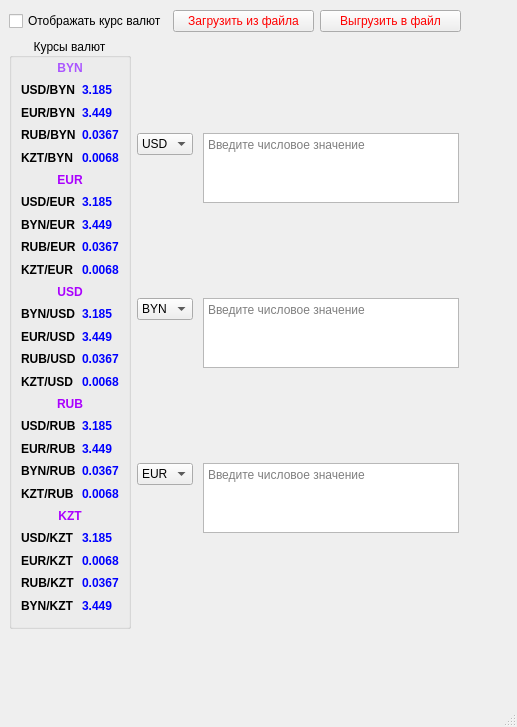
<?xml version="1.0" encoding="UTF-8"?>
<ui version="4.0">
 <class>MainWindow</class>
 <widget class="QMainWindow" name="MainWindow">
  <property name="geometry">
   <rect>
    <x>0</x>
    <y>0</y>
    <width>517</width>
    <height>727</height>
   </rect>
  </property>
  <property name="windowTitle">
   <string>MainWindow</string>
  </property>
  <property name="autoFillBackground">
   <bool>true</bool>
  </property>
  <property name="styleSheet">
   <string notr="true"/>
  </property>
  <widget class="QWidget" name="centralwidget">
   <widget class="QWidget" name="">
    <property name="geometry">
     <rect>
      <x>9</x>
      <y>10</y>
      <width>452</width>
      <height>619</height>
     </rect>
    </property>
    <layout class="QVBoxLayout" name="verticalLayout">
     <item>
      <layout class="QHBoxLayout" name="horizontalLayout">
       <item>
        <widget class="QCheckBox" name="Exchange_rate">
         <property name="text">
          <string>Отображать курс валют</string>
         </property>
        </widget>
       </item>
       <item>
        <widget class="QPushButton" name="Upload">
         <property name="styleSheet">
          <string notr="true">color:red</string>
         </property>
         <property name="text">
          <string>Загрузить из файла</string>
         </property>
        </widget>
       </item>
       <item>
        <widget class="QPushButton" name="Download">
         <property name="styleSheet">
          <string notr="true">color:red</string>
         </property>
         <property name="text">
          <string>Выгрузить в файл</string>
         </property>
        </widget>
       </item>
      </layout>
     </item>
     <item>
      <layout class="QHBoxLayout" name="horizontalLayout_2">
       <item>
        <widget class="QGroupBox" name="Rates">
         <property name="enabled">
          <bool>true</bool>
         </property>
         <property name="autoFillBackground">
          <bool>true</bool>
         </property>
         <property name="styleSheet">
          <string notr="true"/>
         </property>
         <property name="title">
          <string>Курсы валют</string>
         </property>
         <property name="alignment">
          <set>Qt::AlignCenter</set>
         </property>
         <layout class="QGridLayout" name="gridLayout_2">
          <property name="topMargin">
           <number>2</number>
          </property>
          <property name="bottomMargin">
           <number>12</number>
          </property>
          <item row="0" column="0" colspan="2">
           <widget class="QLabel" name="label_36">
            <property name="text">
             <string>&lt;html&gt;&lt;head/&gt;&lt;body&gt;&lt;h4 style=&quot; margin-top:12px; margin-bottom:12px; margin-left:0px; margin-right:0px; -qt-block-indent:0; text-indent:0px;&quot;&gt;&lt;span style=&quot; font-size:medium; font-weight:700; color:#aa55ff;&quot;&gt;BYN&lt;/span&gt;&lt;/h4&gt;&lt;/body&gt;&lt;/html&gt;</string>
            </property>
            <property name="alignment">
             <set>Qt::AlignCenter</set>
            </property>
           </widget>
          </item>
          <item row="11" column="0">
           <widget class="QLabel" name="label_24">
            <property name="text">
             <string>&lt;html&gt;&lt;head/&gt;&lt;body&gt;&lt;p&gt;&lt;span style=&quot; font-weight:700;&quot;&gt;BYN/USD&lt;/span&gt;&lt;/p&gt;&lt;/body&gt;&lt;/html&gt;</string>
            </property>
           </widget>
          </item>
          <item row="3" column="1">
           <widget class="QLabel" name="label_6">
            <property name="styleSheet">
             <string notr="true">color:blue</string>
            </property>
            <property name="text">
             <string>&lt;html&gt;&lt;head/&gt;&lt;body&gt;&lt;p&gt;&lt;span style=&quot; font-weight:700;&quot;&gt;0.0367&lt;/span&gt;&lt;/p&gt;&lt;/body&gt;&lt;/html&gt;</string>
            </property>
           </widget>
          </item>
          <item row="2" column="1">
           <widget class="QLabel" name="label_5">
            <property name="styleSheet">
             <string notr="true">color:blue</string>
            </property>
            <property name="text">
             <string>&lt;html&gt;&lt;head/&gt;&lt;body&gt;&lt;p&gt;&lt;span style=&quot; font-weight:700;&quot;&gt;3.449&lt;/span&gt;&lt;/p&gt;&lt;/body&gt;&lt;/html&gt;</string>
            </property>
           </widget>
          </item>
          <item row="16" column="0">
           <widget class="QLabel" name="label_35">
            <property name="text">
             <string>&lt;html&gt;&lt;head/&gt;&lt;body&gt;&lt;p&gt;&lt;span style=&quot; font-weight:700;&quot;&gt;USD/RUB&lt;/span&gt;&lt;/p&gt;&lt;/body&gt;&lt;/html&gt;</string>
            </property>
           </widget>
          </item>
          <item row="26" column="0">
           <widget class="QLabel" name="label_39">
            <property name="text">
             <string>&lt;html&gt;&lt;head/&gt;&lt;body&gt;&lt;p&gt;&lt;span style=&quot; font-weight:700;&quot;&gt;USD/KZT&lt;/span&gt;&lt;/p&gt;&lt;/body&gt;&lt;/html&gt;</string>
            </property>
           </widget>
          </item>
          <item row="28" column="1">
           <widget class="QLabel" name="label_42">
            <property name="styleSheet">
             <string notr="true">color:blue</string>
            </property>
            <property name="text">
             <string>&lt;html&gt;&lt;head/&gt;&lt;body&gt;&lt;p&gt;&lt;span style=&quot; font-weight:700;&quot;&gt;0.0068&lt;/span&gt;&lt;/p&gt;&lt;/body&gt;&lt;/html&gt;</string>
            </property>
           </widget>
          </item>
          <item row="13" column="1">
           <widget class="QLabel" name="label_25">
            <property name="styleSheet">
             <string notr="true">color:blue</string>
            </property>
            <property name="text">
             <string>&lt;html&gt;&lt;head/&gt;&lt;body&gt;&lt;p&gt;&lt;span style=&quot; font-weight:700;&quot;&gt;0.0367&lt;/span&gt;&lt;/p&gt;&lt;/body&gt;&lt;/html&gt;</string>
            </property>
           </widget>
          </item>
          <item row="6" column="1">
           <widget class="QLabel" name="label_13">
            <property name="styleSheet">
             <string notr="true">color:blue</string>
            </property>
            <property name="text">
             <string>&lt;html&gt;&lt;head/&gt;&lt;body&gt;&lt;p&gt;&lt;span style=&quot; font-weight:700;&quot;&gt;3.185&lt;/span&gt;&lt;/p&gt;&lt;/body&gt;&lt;/html&gt;</string>
            </property>
           </widget>
          </item>
          <item row="14" column="0">
           <widget class="QLabel" name="label_20">
            <property name="text">
             <string>&lt;html&gt;&lt;head/&gt;&lt;body&gt;&lt;p&gt;&lt;span style=&quot; font-weight:700;&quot;&gt;KZT/USD&lt;/span&gt;&lt;/p&gt;&lt;/body&gt;&lt;/html&gt;</string>
            </property>
           </widget>
          </item>
          <item row="8" column="1">
           <widget class="QLabel" name="label_17">
            <property name="styleSheet">
             <string notr="true">color:blue</string>
            </property>
            <property name="text">
             <string>&lt;html&gt;&lt;head/&gt;&lt;body&gt;&lt;p&gt;&lt;span style=&quot; font-weight:700;&quot;&gt;0.0367&lt;/span&gt;&lt;/p&gt;&lt;/body&gt;&lt;/html&gt;</string>
            </property>
           </widget>
          </item>
          <item row="30" column="0">
           <widget class="QLabel" name="label_44">
            <property name="text">
             <string>&lt;html&gt;&lt;head/&gt;&lt;body&gt;&lt;p&gt;&lt;span style=&quot; font-weight:700;&quot;&gt;BYN/KZT&lt;/span&gt;&lt;/p&gt;&lt;/body&gt;&lt;/html&gt;</string>
            </property>
           </widget>
          </item>
          <item row="18" column="1">
           <widget class="QLabel" name="label_32">
            <property name="styleSheet">
             <string notr="true">color:blue</string>
            </property>
            <property name="text">
             <string>&lt;html&gt;&lt;head/&gt;&lt;body&gt;&lt;p&gt;&lt;span style=&quot; font-weight:700;&quot;&gt;3.449&lt;/span&gt;&lt;/p&gt;&lt;/body&gt;&lt;/html&gt;</string>
            </property>
           </widget>
          </item>
          <item row="20" column="1">
           <widget class="QLabel" name="label_31">
            <property name="styleSheet">
             <string notr="true">color:blue</string>
            </property>
            <property name="text">
             <string>&lt;html&gt;&lt;head/&gt;&lt;body&gt;&lt;p&gt;&lt;span style=&quot; font-weight:700;&quot;&gt;0.0367&lt;/span&gt;&lt;/p&gt;&lt;/body&gt;&lt;/html&gt;</string>
            </property>
           </widget>
          </item>
          <item row="6" column="0">
           <widget class="QLabel" name="label_11">
            <property name="text">
             <string>&lt;html&gt;&lt;head/&gt;&lt;body&gt;&lt;p&gt;&lt;span style=&quot; font-weight:700;&quot;&gt;USD/EUR&lt;/span&gt;&lt;/p&gt;&lt;/body&gt;&lt;/html&gt;</string>
            </property>
           </widget>
          </item>
          <item row="29" column="1">
           <widget class="QLabel" name="label_45">
            <property name="styleSheet">
             <string notr="true">color:blue</string>
            </property>
            <property name="text">
             <string>&lt;html&gt;&lt;head/&gt;&lt;body&gt;&lt;p&gt;&lt;span style=&quot; font-weight:700;&quot;&gt;0.0367&lt;/span&gt;&lt;/p&gt;&lt;/body&gt;&lt;/html&gt;</string>
            </property>
           </widget>
          </item>
          <item row="4" column="0">
           <widget class="QLabel" name="label_7">
            <property name="text">
             <string>&lt;html&gt;&lt;head/&gt;&lt;body&gt;&lt;p&gt;&lt;span style=&quot; font-weight:700;&quot;&gt;KZT/BYN&lt;/span&gt;&lt;/p&gt;&lt;/body&gt;&lt;/html&gt;</string>
            </property>
           </widget>
          </item>
          <item row="30" column="1">
           <widget class="QLabel" name="label_43">
            <property name="styleSheet">
             <string notr="true">color:blue</string>
            </property>
            <property name="text">
             <string>&lt;html&gt;&lt;head/&gt;&lt;body&gt;&lt;p&gt;&lt;span style=&quot; font-weight:700;&quot;&gt;3.449&lt;/span&gt;&lt;/p&gt;&lt;/body&gt;&lt;/html&gt;</string>
            </property>
           </widget>
          </item>
          <item row="18" column="0">
           <widget class="QLabel" name="label_30">
            <property name="text">
             <string>&lt;html&gt;&lt;head/&gt;&lt;body&gt;&lt;p&gt;&lt;span style=&quot; font-weight:700;&quot;&gt;EUR/RUB&lt;/span&gt;&lt;/p&gt;&lt;/body&gt;&lt;/html&gt;</string>
            </property>
           </widget>
          </item>
          <item row="10" column="0" colspan="2">
           <widget class="QLabel" name="label_18">
            <property name="text">
             <string>&lt;html&gt;&lt;head/&gt;&lt;body&gt;&lt;p&gt;&lt;span style=&quot; font-weight:700; color:#aa00ff;&quot;&gt;USD&lt;/span&gt;&lt;/p&gt;&lt;/body&gt;&lt;/html&gt;</string>
            </property>
            <property name="alignment">
             <set>Qt::AlignCenter</set>
            </property>
           </widget>
          </item>
          <item row="9" column="1">
           <widget class="QLabel" name="label_14">
            <property name="styleSheet">
             <string notr="true">color:blue</string>
            </property>
            <property name="text">
             <string>&lt;html&gt;&lt;head/&gt;&lt;body&gt;&lt;p&gt;&lt;span style=&quot; font-weight:700;&quot;&gt;0.0068&lt;/span&gt;&lt;/p&gt;&lt;/body&gt;&lt;/html&gt;</string>
            </property>
           </widget>
          </item>
          <item row="20" column="0">
           <widget class="QLabel" name="label_29">
            <property name="text">
             <string>&lt;html&gt;&lt;head/&gt;&lt;body&gt;&lt;p&gt;&lt;span style=&quot; font-weight:700;&quot;&gt;BYN/RUB&lt;/span&gt;&lt;/p&gt;&lt;/body&gt;&lt;/html&gt;</string>
            </property>
           </widget>
          </item>
          <item row="29" column="0">
           <widget class="QLabel" name="label_41">
            <property name="text">
             <string>&lt;html&gt;&lt;head/&gt;&lt;body&gt;&lt;p&gt;&lt;span style=&quot; font-weight:700;&quot;&gt;RUB/KZT&lt;/span&gt;&lt;/p&gt;&lt;/body&gt;&lt;/html&gt;</string>
            </property>
           </widget>
          </item>
          <item row="24" column="0">
           <widget class="QLabel" name="label_33">
            <property name="text">
             <string>&lt;html&gt;&lt;head/&gt;&lt;body&gt;&lt;p&gt;&lt;span style=&quot; font-weight:700;&quot;&gt;KZT/RUB&lt;/span&gt;&lt;/p&gt;&lt;/body&gt;&lt;/html&gt;</string>
            </property>
           </widget>
          </item>
          <item row="14" column="1">
           <widget class="QLabel" name="label_21">
            <property name="styleSheet">
             <string notr="true">color:blue</string>
            </property>
            <property name="text">
             <string>&lt;html&gt;&lt;head/&gt;&lt;body&gt;&lt;p&gt;&lt;span style=&quot; font-weight:700;&quot;&gt;0.0068&lt;/span&gt;&lt;/p&gt;&lt;/body&gt;&lt;/html&gt;</string>
            </property>
           </widget>
          </item>
          <item row="7" column="0">
           <widget class="QLabel" name="label_10">
            <property name="text">
             <string>&lt;html&gt;&lt;head/&gt;&lt;body&gt;&lt;p&gt;&lt;span style=&quot; font-weight:700;&quot;&gt;BYN/EUR&lt;/span&gt;&lt;/p&gt;&lt;/body&gt;&lt;/html&gt;</string>
            </property>
           </widget>
          </item>
          <item row="12" column="0">
           <widget class="QLabel" name="label_22">
            <property name="text">
             <string>&lt;html&gt;&lt;head/&gt;&lt;body&gt;&lt;p&gt;&lt;span style=&quot; font-weight:700;&quot;&gt;EUR/USD&lt;/span&gt;&lt;/p&gt;&lt;/body&gt;&lt;/html&gt;</string>
            </property>
           </widget>
          </item>
          <item row="3" column="0">
           <widget class="QLabel" name="label_3">
            <property name="text">
             <string>&lt;html&gt;&lt;head/&gt;&lt;body&gt;&lt;p&gt;&lt;span style=&quot; font-weight:700;&quot;&gt;RUB/BYN&lt;/span&gt;&lt;/p&gt;&lt;/body&gt;&lt;/html&gt;</string>
            </property>
           </widget>
          </item>
          <item row="24" column="1">
           <widget class="QLabel" name="label_28">
            <property name="styleSheet">
             <string notr="true">color:blue</string>
            </property>
            <property name="text">
             <string>&lt;html&gt;&lt;head/&gt;&lt;body&gt;&lt;p&gt;&lt;span style=&quot; font-weight:700;&quot;&gt;0.0068&lt;/span&gt;&lt;/p&gt;&lt;/body&gt;&lt;/html&gt;</string>
            </property>
           </widget>
          </item>
          <item row="7" column="1">
           <widget class="QLabel" name="label_12">
            <property name="styleSheet">
             <string notr="true">color:blue</string>
            </property>
            <property name="text">
             <string>&lt;html&gt;&lt;head/&gt;&lt;body&gt;&lt;p&gt;&lt;span style=&quot; font-weight:700;&quot;&gt;3.449&lt;/span&gt;&lt;/p&gt;&lt;/body&gt;&lt;/html&gt;</string>
            </property>
           </widget>
          </item>
          <item row="15" column="0" colspan="2">
           <widget class="QLabel" name="label_27">
            <property name="text">
             <string>&lt;html&gt;&lt;head/&gt;&lt;body&gt;&lt;p&gt;&lt;span style=&quot; font-weight:700; color:#aa00ff;&quot;&gt;RUB&lt;/span&gt;&lt;/p&gt;&lt;/body&gt;&lt;/html&gt;</string>
            </property>
            <property name="alignment">
             <set>Qt::AlignCenter</set>
            </property>
           </widget>
          </item>
          <item row="1" column="1">
           <widget class="QLabel" name="label_4">
            <property name="styleSheet">
             <string notr="true">color:blue</string>
            </property>
            <property name="text">
             <string>&lt;html&gt;&lt;head/&gt;&lt;body&gt;&lt;p&gt;&lt;span style=&quot; font-weight:700;&quot;&gt;3.185&lt;/span&gt;&lt;/p&gt;&lt;/body&gt;&lt;/html&gt;</string>
            </property>
           </widget>
          </item>
          <item row="25" column="0" colspan="2">
           <widget class="QLabel" name="label_37">
            <property name="text">
             <string>&lt;html&gt;&lt;head/&gt;&lt;body&gt;&lt;p&gt;&lt;span style=&quot; font-weight:700; color:#aa00ff;&quot;&gt;KZT&lt;/span&gt;&lt;/p&gt;&lt;/body&gt;&lt;/html&gt;</string>
            </property>
            <property name="alignment">
             <set>Qt::AlignCenter</set>
            </property>
           </widget>
          </item>
          <item row="11" column="1">
           <widget class="QLabel" name="label_19">
            <property name="styleSheet">
             <string notr="true">color:blue</string>
            </property>
            <property name="text">
             <string>&lt;html&gt;&lt;head/&gt;&lt;body&gt;&lt;p&gt;&lt;span style=&quot; font-weight:700;&quot;&gt;3.185&lt;/span&gt;&lt;/p&gt;&lt;/body&gt;&lt;/html&gt;</string>
            </property>
           </widget>
          </item>
          <item row="28" column="0">
           <widget class="QLabel" name="label_40">
            <property name="text">
             <string>&lt;html&gt;&lt;head/&gt;&lt;body&gt;&lt;p&gt;&lt;span style=&quot; font-weight:700;&quot;&gt;EUR/KZT&lt;/span&gt;&lt;/p&gt;&lt;/body&gt;&lt;/html&gt;</string>
            </property>
           </widget>
          </item>
          <item row="12" column="1">
           <widget class="QLabel" name="label_23">
            <property name="styleSheet">
             <string notr="true">color:blue</string>
            </property>
            <property name="text">
             <string>&lt;html&gt;&lt;head/&gt;&lt;body&gt;&lt;p&gt;&lt;span style=&quot; font-weight:700;&quot;&gt;3.449&lt;/span&gt;&lt;/p&gt;&lt;/body&gt;&lt;/html&gt;</string>
            </property>
           </widget>
          </item>
          <item row="4" column="1">
           <widget class="QLabel" name="label_8">
            <property name="styleSheet">
             <string notr="true">color:blue</string>
            </property>
            <property name="text">
             <string>&lt;html&gt;&lt;head/&gt;&lt;body&gt;&lt;p&gt;&lt;span style=&quot; font-weight:700;&quot;&gt;0.0068&lt;/span&gt;&lt;/p&gt;&lt;/body&gt;&lt;/html&gt;</string>
            </property>
           </widget>
          </item>
          <item row="2" column="0">
           <widget class="QLabel" name="label_2">
            <property name="text">
             <string>&lt;html&gt;&lt;head/&gt;&lt;body&gt;&lt;p&gt;&lt;span style=&quot; font-weight:700;&quot;&gt;EUR/BYN&lt;/span&gt;&lt;/p&gt;&lt;/body&gt;&lt;/html&gt;</string>
            </property>
           </widget>
          </item>
          <item row="26" column="1">
           <widget class="QLabel" name="label_38">
            <property name="styleSheet">
             <string notr="true">color:blue</string>
            </property>
            <property name="text">
             <string>&lt;html&gt;&lt;head/&gt;&lt;body&gt;&lt;p&gt;&lt;span style=&quot; font-weight:700;&quot;&gt;3.185&lt;/span&gt;&lt;/p&gt;&lt;/body&gt;&lt;/html&gt;</string>
            </property>
           </widget>
          </item>
          <item row="8" column="0">
           <widget class="QLabel" name="label_15">
            <property name="text">
             <string>&lt;html&gt;&lt;head/&gt;&lt;body&gt;&lt;p&gt;&lt;span style=&quot; font-weight:700;&quot;&gt;RUB/EUR&lt;/span&gt;&lt;/p&gt;&lt;/body&gt;&lt;/html&gt;</string>
            </property>
           </widget>
          </item>
          <item row="16" column="1">
           <widget class="QLabel" name="label_34">
            <property name="styleSheet">
             <string notr="true">color:blue</string>
            </property>
            <property name="text">
             <string>&lt;html&gt;&lt;head/&gt;&lt;body&gt;&lt;p&gt;&lt;span style=&quot; font-weight:700;&quot;&gt;3.185&lt;/span&gt;&lt;/p&gt;&lt;/body&gt;&lt;/html&gt;</string>
            </property>
           </widget>
          </item>
          <item row="1" column="0">
           <widget class="QLabel" name="label">
            <property name="text">
             <string>&lt;html&gt;&lt;head/&gt;&lt;body&gt;&lt;p&gt;&lt;span style=&quot; font-weight:700;&quot;&gt;USD/BYN&lt;/span&gt;&lt;/p&gt;&lt;/body&gt;&lt;/html&gt;</string>
            </property>
           </widget>
          </item>
          <item row="13" column="0">
           <widget class="QLabel" name="label_26">
            <property name="text">
             <string>&lt;html&gt;&lt;head/&gt;&lt;body&gt;&lt;p&gt;&lt;span style=&quot; font-weight:700;&quot;&gt;RUB/USD&lt;/span&gt;&lt;/p&gt;&lt;/body&gt;&lt;/html&gt;</string>
            </property>
           </widget>
          </item>
          <item row="9" column="0">
           <widget class="QLabel" name="label_16">
            <property name="text">
             <string>&lt;html&gt;&lt;head/&gt;&lt;body&gt;&lt;p&gt;&lt;span style=&quot; font-weight:700;&quot;&gt;KZT/EUR&lt;/span&gt;&lt;/p&gt;&lt;/body&gt;&lt;/html&gt;</string>
            </property>
           </widget>
          </item>
          <item row="5" column="0" colspan="2">
           <widget class="QLabel" name="label_9">
            <property name="text">
             <string>&lt;html&gt;&lt;head/&gt;&lt;body&gt;&lt;p&gt;&lt;span style=&quot; font-weight:700; color:#aa00ff;&quot;&gt;EUR&lt;/span&gt;&lt;/p&gt;&lt;/body&gt;&lt;/html&gt;</string>
            </property>
            <property name="alignment">
             <set>Qt::AlignCenter</set>
            </property>
           </widget>
          </item>
         </layout>
        </widget>
       </item>
       <item>
        <layout class="QFormLayout" name="formLayout_2">
         <property name="sizeConstraint">
          <enum>QLayout::SetDefaultConstraint</enum>
         </property>
         <property name="fieldGrowthPolicy">
          <enum>QFormLayout::FieldsStayAtSizeHint</enum>
         </property>
         <property name="labelAlignment">
          <set>Qt::AlignRight|Qt::AlignTrailing|Qt::AlignVCenter</set>
         </property>
         <property name="formAlignment">
          <set>Qt::AlignLeading|Qt::AlignLeft|Qt::AlignTop</set>
         </property>
         <property name="horizontalSpacing">
          <number>10</number>
         </property>
         <property name="verticalSpacing">
          <number>0</number>
         </property>
         <item row="0" column="0">
          <widget class="QComboBox" name="Currency_1">
           <property name="autoFillBackground">
            <bool>false</bool>
           </property>
           <item>
            <property name="text">
             <string>USD</string>
            </property>
           </item>
           <item>
            <property name="text">
             <string>EUR</string>
            </property>
           </item>
           <item>
            <property name="text">
             <string>BYN</string>
            </property>
           </item>
           <item>
            <property name="text">
             <string>RUB</string>
            </property>
           </item>
           <item>
            <property name="text">
             <string>KZT</string>
            </property>
           </item>
          </widget>
         </item>
         <item row="0" column="1">
          <widget class="QTextEdit" name="line1">
           <property name="sizePolicy">
            <sizepolicy hsizetype="Expanding" vsizetype="Expanding">
             <horstretch>0</horstretch>
             <verstretch>10</verstretch>
            </sizepolicy>
           </property>
           <property name="placeholderText">
            <string>Введите числовое значение</string>
           </property>
          </widget>
         </item>
         <item row="1" column="0">
          <widget class="QComboBox" name="Currency_2">
           <item>
            <property name="text">
             <string>BYN</string>
            </property>
           </item>
           <item>
            <property name="text">
             <string>EUR</string>
            </property>
           </item>
           <item>
            <property name="text">
             <string>USD</string>
            </property>
           </item>
           <item>
            <property name="text">
             <string>RUB</string>
            </property>
           </item>
           <item>
            <property name="text">
             <string>KZT</string>
            </property>
           </item>
          </widget>
         </item>
         <item row="1" column="1">
          <widget class="QTextEdit" name="line2">
           <property name="sizePolicy">
            <sizepolicy hsizetype="Preferred" vsizetype="Expanding">
             <horstretch>0</horstretch>
             <verstretch>10</verstretch>
            </sizepolicy>
           </property>
           <property name="placeholderText">
            <string>Введите числовое значение</string>
           </property>
          </widget>
         </item>
         <item row="2" column="0">
          <widget class="QComboBox" name="Currency_3">
           <item>
            <property name="text">
             <string>EUR</string>
            </property>
           </item>
           <item>
            <property name="text">
             <string>USD</string>
            </property>
           </item>
           <item>
            <property name="text">
             <string>BYN</string>
            </property>
           </item>
           <item>
            <property name="text">
             <string>RUB</string>
            </property>
           </item>
           <item>
            <property name="text">
             <string>KZT</string>
            </property>
           </item>
          </widget>
         </item>
         <item row="2" column="1">
          <widget class="QTextEdit" name="line3">
           <property name="sizePolicy">
            <sizepolicy hsizetype="Expanding" vsizetype="Expanding">
             <horstretch>0</horstretch>
             <verstretch>10</verstretch>
            </sizepolicy>
           </property>
           <property name="placeholderText">
            <string>Введите числовое значение</string>
           </property>
          </widget>
         </item>
        </layout>
       </item>
      </layout>
     </item>
    </layout>
   </widget>
  </widget>
  <widget class="QMenuBar" name="menubar">
   <property name="enabled">
    <bool>true</bool>
   </property>
   <property name="geometry">
    <rect>
     <x>0</x>
     <y>0</y>
     <width>517</width>
     <height>21</height>
    </rect>
   </property>
  </widget>
  <widget class="QStatusBar" name="statusbar"/>
 </widget>
 <resources/>
 <connections/>
</ui>
